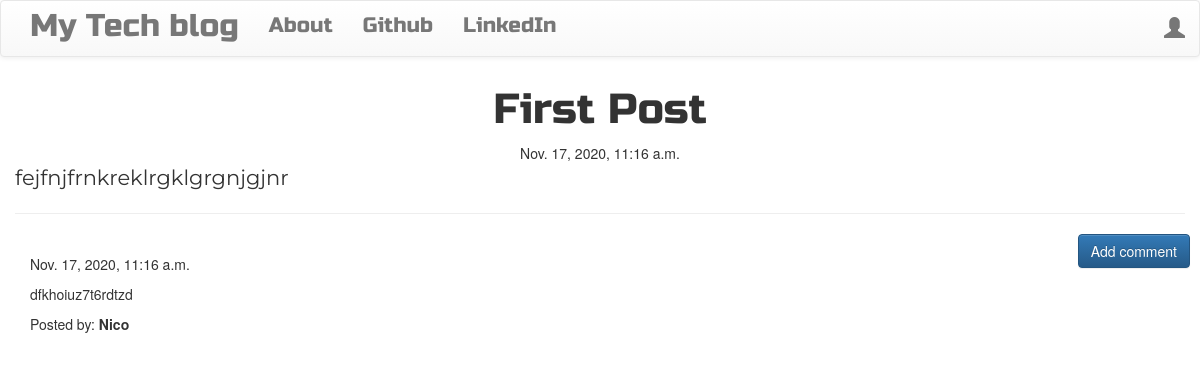
Page /detail-post/1/ on the committed database.
### blogapp/models.py (models this page shows, shortened)
class Post(models.Model):
    author=models.ForeignKey("auth.User", on_delete=models.CASCADE)
    title=models.CharField(max_length=200)
    text=models.TextField()
    create_date=models.DateTimeField(default=timezone.now)
    published_date=models.DateTimeField(blank=True, null=True)

class Comment(models.Model):
    post=models.ForeignKey("blogapp.Post", related_name="comments", on_delete=models.CASCADE)
    author=models.CharField(max_length=200)
    text=models.TextField()
    create_date=models.DateTimeField(default=timezone.now)
    approved_comment=models.BooleanField(default=False)

### blogapp/views.py (the view)
# urls.py: path("detail-post/<int:pk>/", views.PostDetailView.as_view(), name="detail-post-page"),
class PostDetailView(DetailView):
    model=Post

### blogapp/templates/blogapp/post_detail.html (shortened to what this page needs)
{% extends 'blogapp/base.html' %}
{% block content %}
<h1 class='posttitle loader'>{{ post.title }}</h1>
        {% if post.published_date %}
            <div class="date postdate">
                {{ post.published_date }}
            </div>
        {% else %}
            <a class="btn btn-default" href="{% url 'publish-post-page' pk=post.pk %}">Publish</a>
        {% endif %}
      <p class='postcontent' >{{ post.text|safe|linebreaksbr }}</p>
  <hr>
  <a class="btn btn-primary btn-comment" href="{% url 'add-comment-page' pk=post.pk %}">Add comment</a>
  <div class="container">
  {% for comment in post.comments.all %}
  <br>
      {% if user.is_authenticated or comment.approved_comment %}
              {{ comment.create_date }}
          <p>{{ comment.text|safe|linebreaks }}</p>
          <p>Posted by: <strong>{{ comment.author }}</strong></p>
      {% endif %}
  {% empty %}
      <p>No comments posted.</p>
  {% endfor %}
</div>
{% endblock  %}

### blogapp/static/css/blogapp.css (style rules this page uses)
.loader { filter:hue-rotate(0deg); color: linear-gradient(45deg,#0f8,#08f); animation:hue 5000ms infinite linear; }
.posttitle { font-family: 'Russo One', sans-serif; font-size: 3em; text-align: center; }
.postdate { text-align: center; }
.postcontent { font-family: 'Montserrat'; font-size: 1.5em; }
.btn-comment { position: absolute; right: 10px; }

### rows in the picture
Post: title "First Post", published_date "Nov. 17, 2020, 11:16 a.m.", text "fejfnjfrnkreklrgklgrgnjgjnr"
Comment: create_date "Nov. 17, 2020, 11:16 a.m.", text "dfkhoiuz7t6rdtzd", author "Nico"
